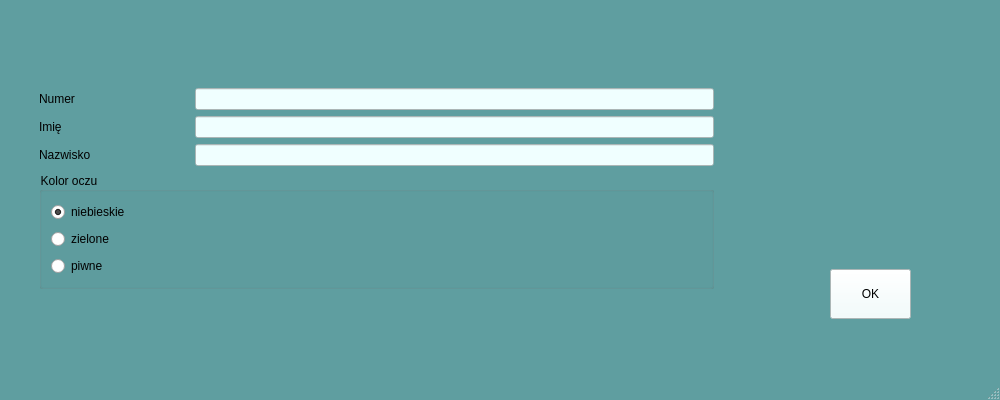
<?xml version="1.0" encoding="UTF-8"?>
<ui version="4.0">
 <class>MainWindow</class>
 <widget class="QMainWindow" name="MainWindow">
  <property name="geometry">
   <rect>
    <x>0</x>
    <y>0</y>
    <width>1000</width>
    <height>400</height>
   </rect>
  </property>
  <property name="minimumSize">
   <size>
    <width>1000</width>
    <height>0</height>
   </size>
  </property>
  <property name="maximumSize">
   <size>
    <width>16777215</width>
    <height>800</height>
   </size>
  </property>
  <property name="windowTitle">
   <string>Wprowadzanie danych do paszportu. Wykonał: 000000000</string>
  </property>
  <property name="autoFillBackground">
   <bool>false</bool>
  </property>
  <property name="styleSheet">
   <string notr="true">QMainWindow{
	background-color: CadetBlue;
}
QMessageBox{
	background-color: white;
	color: black;
}
QLineEdit, QPushButton{
	background-color: Azure;
    color: black;
}
QLabel, QPushButton, QRadioButton{
	color: black;
}
QGroupBox{
	color: black;
}</string>
  </property>
  <widget class="QWidget" name="centralwidget">
   <property name="styleSheet">
    <string notr="true"/>
   </property>
   <layout class="QGridLayout" name="gridLayout">
    <item row="3" column="5" colspan="3">
     <layout class="QGridLayout" name="gridLayout_2">
      <property name="leftMargin">
       <number>30</number>
      </property>
      <property name="topMargin">
       <number>30</number>
      </property>
      <property name="rightMargin">
       <number>30</number>
      </property>
      <property name="bottomMargin">
       <number>30</number>
      </property>
      <property name="horizontalSpacing">
       <number>6</number>
      </property>
      <item row="3" column="0" colspan="3">
       <widget class="QGroupBox" name="groupBox">
        <property name="title">
         <string>Kolor oczu</string>
        </property>
        <layout class="QVBoxLayout" name="verticalLayout">
         <item>
          <widget class="QRadioButton" name="blueEyesBtn">
           <property name="text">
            <string>niebieskie</string>
           </property>
           <property name="checked">
            <bool>true</bool>
           </property>
          </widget>
         </item>
         <item>
          <widget class="QRadioButton" name="greenEyesBtn">
           <property name="text">
            <string>zielone</string>
           </property>
          </widget>
         </item>
         <item>
          <widget class="QRadioButton" name="brownEyesBtn">
           <property name="text">
            <string>piwne</string>
           </property>
          </widget>
         </item>
        </layout>
       </widget>
      </item>
      <item row="0" column="0" colspan="2">
       <widget class="QLabel" name="numberLabel">
        <property name="minimumSize">
         <size>
          <width>150</width>
          <height>0</height>
         </size>
        </property>
        <property name="text">
         <string>Numer</string>
        </property>
       </widget>
      </item>
      <item row="0" column="2">
       <widget class="QLineEdit" name="numberEdit">
        <property name="minimumSize">
         <size>
          <width>200</width>
          <height>0</height>
         </size>
        </property>
        <property name="styleSheet">
         <string>0</string>
        </property>
       </widget>
      </item>
      <item row="1" column="0">
       <widget class="QLabel" name="nameLabel">
        <property name="text">
         <string>Imię</string>
        </property>
       </widget>
      </item>
      <item row="2" column="0">
       <widget class="QLabel" name="surnameLabel">
        <property name="text">
         <string>Nazwisko</string>
        </property>
       </widget>
      </item>
      <item row="1" column="2">
       <widget class="QLineEdit" name="nameEdit"/>
      </item>
      <item row="2" column="2">
       <widget class="QLineEdit" name="surnameEdit"/>
      </item>
     </layout>
    </item>
    <item row="3" column="8">
     <layout class="QGridLayout" name="gridLayout_3">
      <item row="0" column="0">
       <layout class="QHBoxLayout" name="horizontalLayout">
        <property name="spacing">
         <number>40</number>
        </property>
        <property name="leftMargin">
         <number>50</number>
        </property>
        <property name="rightMargin">
         <number>50</number>
        </property>
        <property name="bottomMargin">
         <number>25</number>
        </property>
        <item>
         <widget class="QLabel" name="genderImage">
          <property name="maximumSize">
           <size>
            <width>250</width>
            <height>180</height>
           </size>
          </property>
          <property name="baseSize">
           <size>
            <width>0</width>
            <height>180</height>
           </size>
          </property>
          <property name="text">
           <string/>
          </property>
          <property name="pixmap">
           <pixmap resource="resources.qrc">:/materialy/000-zdjecie.jpg</pixmap>
          </property>
          <property name="scaledContents">
           <bool>true</bool>
          </property>
          <property name="alignment">
           <set>Qt::AlignmentFlag::AlignCenter</set>
          </property>
          <property name="margin">
           <number>0</number>
          </property>
         </widget>
        </item>
        <item>
         <widget class="QLabel" name="fingerprintImage">
          <property name="maximumSize">
           <size>
            <width>250</width>
            <height>180</height>
           </size>
          </property>
          <property name="text">
           <string/>
          </property>
          <property name="pixmap">
           <pixmap resource="resources.qrc">:/materialy/000-odcisk.jpg</pixmap>
          </property>
          <property name="scaledContents">
           <bool>true</bool>
          </property>
          <property name="alignment">
           <set>Qt::AlignmentFlag::AlignCenter</set>
          </property>
          <property name="margin">
           <number>0</number>
          </property>
         </widget>
        </item>
       </layout>
      </item>
      <item row="1" column="0">
       <widget class="QPushButton" name="okBtn">
        <property name="sizePolicy">
         <sizepolicy hsizetype="Preferred" vsizetype="Fixed">
          <horstretch>0</horstretch>
          <verstretch>0</verstretch>
         </sizepolicy>
        </property>
        <property name="minimumSize">
         <size>
          <width>200</width>
          <height>50</height>
         </size>
        </property>
        <property name="maximumSize">
         <size>
          <width>1677777</width>
          <height>16777215</height>
         </size>
        </property>
        <property name="styleSheet">
         <string notr="true">margin: 0 80;

</string>
        </property>
        <property name="text">
         <string>OK</string>
        </property>
       </widget>
      </item>
     </layout>
    </item>
   </layout>
  </widget>
  <widget class="QMenuBar" name="menubar">
   <property name="geometry">
    <rect>
     <x>0</x>
     <y>0</y>
     <width>1000</width>
     <height>38</height>
    </rect>
   </property>
  </widget>
  <widget class="QStatusBar" name="statusbar"/>
 </widget>
 <resources>
  <include location="resources.qrc"/>
 </resources>
 <connections/>
</ui>
